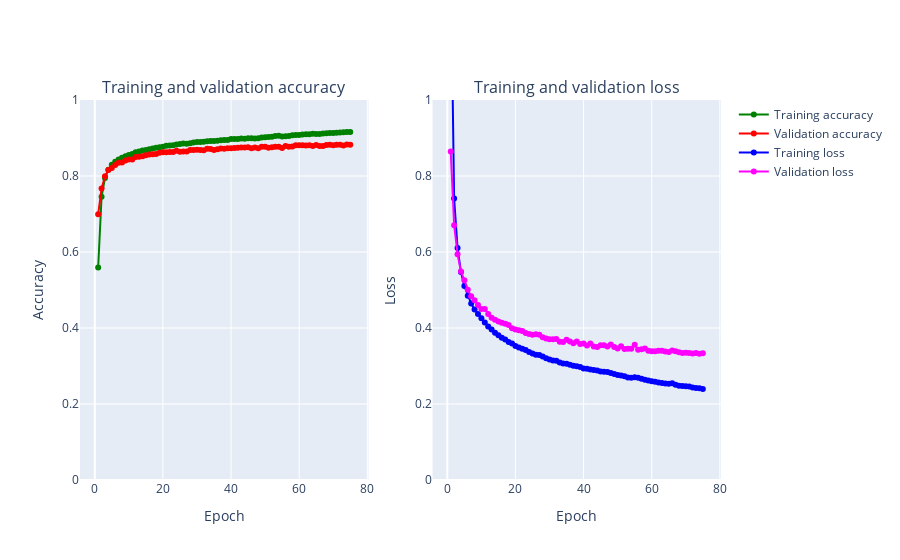

The code cell stored with this chart in its notebook:
### Code cell
plot_accuracy_and_loss(history, "accuracy")
